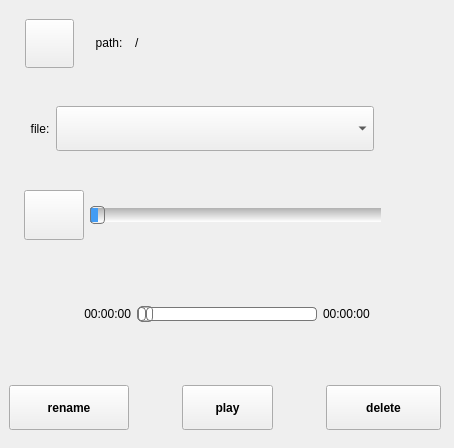
        <widget class="QWidget" name="page_3">
         <layout class="QGridLayout" name="gridLayout_7">
          <property name="leftMargin">
           <number>0</number>
          </property>
          <property name="topMargin">
           <number>0</number>
          </property>
          <property name="rightMargin">
           <number>0</number>
          </property>
          <property name="bottomMargin">
           <number>0</number>
          </property>
          <item row="0" column="0">
           <widget class="QWidget" name="widget" native="true">
            <property name="sizePolicy">
             <sizepolicy hsizetype="Preferred" vsizetype="Preferred">
              <horstretch>0</horstretch>
              <verstretch>0</verstretch>
             </sizepolicy>
            </property>
            <layout class="QGridLayout" name="gridLayout_2" rowstretch="1,3,2,3,2,3,3,2,3,3">
             <property name="leftMargin">
              <number>0</number>
             </property>
             <property name="topMargin">
              <number>0</number>
             </property>
             <property name="rightMargin">
              <number>0</number>
             </property>
             <property name="spacing">
              <number>0</number>
             </property>
             <item row="0" column="0">
              <spacer name="verticalSpacer_12">
               <property name="orientation">
                <enum>Qt::Vertical</enum>
               </property>
               <property name="sizeHint" stdset="0">
                <size>
                 <width>20</width>
                 <height>40</height>
                </size>
               </property>
              </spacer>
             </item>
             <item row="1" column="0">
              <widget class="QWidget" name="widget_6" native="true">
               <layout class="QHBoxLayout" name="horizontalLayout_12" stretch="1,2,2,12,1">
                <property name="leftMargin">
                 <number>0</number>
                </property>
                <property name="topMargin">
                 <number>2</number>
                </property>
                <property name="rightMargin">
                 <number>0</number>
                </property>
                <property name="bottomMargin">
                 <number>0</number>
                </property>
                <item>
                 <spacer name="horizontalSpacer_21">
                  <property name="orientation">
                   <enum>Qt::Horizontal</enum>
                  </property>
                  <property name="sizeHint" stdset="0">
                   <size>
                    <width>39</width>
                    <height>20</height>
                   </size>
                  </property>
                 </spacer>
                </item>
                <item>
                 <widget class="QPushButton" name="choose_btn">
                  <property name="sizePolicy">
                   <sizepolicy hsizetype="Minimum" vsizetype="Minimum">
                    <horstretch>0</horstretch>
                    <verstretch>0</verstretch>
                   </sizepolicy>
                  </property>
                  <property name="minimumSize">
                   <size>
                    <width>0</width>
                    <height>0</height>
                   </size>
                  </property>
                  <property name="text">
                   <string/>
                  </property>
                  <property name="icon">
                   <iconset resource="translation.qrc">
                    <normaloff>:/t507_button_image/open.png</normaloff>:/t507_button_image/open.png</iconset>
                  </property>
                  <property name="iconSize">
                   <size>
                    <width>32</width>
                    <height>32</height>
                   </size>
                  </property>
                 </widget>
                </item>
                <item>
                 <widget class="QLabel" name="label">
                  <property name="sizePolicy">
                   <sizepolicy hsizetype="Minimum" vsizetype="Minimum">
                    <horstretch>0</horstretch>
                    <verstretch>0</verstretch>
                   </sizepolicy>
                  </property>
                  <property name="minimumSize">
                   <size>
                    <width>0</width>
                    <height>40</height>
                   </size>
                  </property>
                  <property name="maximumSize">
                   <size>
                    <width>16777215</width>
                    <height>40</height>
                   </size>
                  </property>
                  <property name="text">
                   <string>path:  </string>
                  </property>
                  <property name="alignment">
                   <set>Qt::AlignRight|Qt::AlignTrailing|Qt::AlignVCenter</set>
                  </property>
                 </widget>
                </item>
                <item>
                 <widget class="QLabel" name="pathname_2">
                  <property name="sizePolicy">
                   <sizepolicy hsizetype="Minimum" vsizetype="Minimum">
                    <horstretch>0</horstretch>
                    <verstretch>0</verstretch>
                   </sizepolicy>
                  </property>
                  <property name="minimumSize">
                   <size>
                    <width>0</width>
                    <height>40</height>
                   </size>
                  </property>
                  <property name="maximumSize">
                   <size>
                    <width>16777215</width>
                    <height>40</height>
                   </size>
                  </property>
                  <property name="layoutDirection">
                   <enum>Qt::LeftToRight</enum>
                  </property>
                  <property name="text">
                   <string>/ </string>
                  </property>
                  <property name="alignment">
                   <set>Qt::AlignLeading|Qt::AlignLeft|Qt::AlignVCenter</set>
                  </property>
                  <property name="margin">
                   <number>5</number>
                  </property>
                 </widget>
                </item>
                <item>
                 <spacer name="horizontalSpacer_22">
                  <property name="orientation">
                   <enum>Qt::Horizontal</enum>
                  </property>
                  <property name="sizeHint" stdset="0">
                   <size>
                    <width>39</width>
                    <height>20</height>
                   </size>
                  </property>
                 </spacer>
                </item>
               </layout>
              </widget>
             </item>
             <item row="2" column="0">
              <spacer name="verticalSpacer_11">
               <property name="orientation">
                <enum>Qt::Vertical</enum>
               </property>
               <property name="sizeHint" stdset="0">
                <size>
                 <width>20</width>
                 <height>40</height>
                </size>
               </property>
              </spacer>
             </item>
             <item row="3" column="0">
              <widget class="QWidget" name="widget_10" native="true">
               <property name="sizePolicy">
                <sizepolicy hsizetype="Minimum" vsizetype="Minimum">
                 <horstretch>0</horstretch>
                 <verstretch>0</verstretch>
                </sizepolicy>
               </property>
               <property name="minimumSize">
                <size>
                 <width>0</width>
                 <height>0</height>
                </size>
               </property>
               <property name="maximumSize">
                <size>
                 <width>16777215</width>
                 <height>16777215</height>
                </size>
               </property>
               <property name="layoutDirection">
                <enum>Qt::LeftToRight</enum>
               </property>
               <layout class="QHBoxLayout" name="horizontalLayout_3" stretch="1,1,12,3">
                <property name="spacing">
                 <number>0</number>
                </property>
                <property name="leftMargin">
                 <number>0</number>
                </property>
                <property name="topMargin">
                 <number>2</number>
                </property>
                <property name="rightMargin">
                 <number>0</number>
                </property>
                <property name="bottomMargin">
                 <number>2</number>
                </property>
                <item>
                 <spacer name="horizontalSpacer_17">
                  <property name="orientation">
                   <enum>Qt::Horizontal</enum>
                  </property>
                  <property name="sizeHint" stdset="0">
                   <size>
                    <width>40</width>
                    <height>20</height>
                   </size>
                  </property>
                 </spacer>
                </item>
                <item>
                 <widget class="QLabel" name="label_2">
                  <property name="sizePolicy">
                   <sizepolicy hsizetype="Minimum" vsizetype="Minimum">
                    <horstretch>0</horstretch>
                    <verstretch>0</verstretch>
                   </sizepolicy>
                  </property>
                  <property name="text">
                   <string> file:  </string>
                  </property>
                  <property name="alignment">
                   <set>Qt::AlignRight|Qt::AlignTrailing|Qt::AlignVCenter</set>
                  </property>
                 </widget>
                </item>
                <item>
                 <widget class="QComboBox" name="combox">
                  <property name="sizePolicy">
                   <sizepolicy hsizetype="Minimum" vsizetype="Minimum">
                    <horstretch>0</horstretch>
                    <verstretch>0</verstretch>
                   </sizepolicy>
                  </property>
                  <property name="minimumSize">
                   <size>
                    <width>0</width>
                    <height>45</height>
                   </size>
                  </property>
                  <property name="maximumSize">
                   <size>
                    <width>16777215</width>
                    <height>45</height>
                   </size>
                  </property>
                  <property name="layoutDirection">
                   <enum>Qt::LeftToRight</enum>
                  </property>
                 </widget>
                </item>
                <item>
                 <spacer name="horizontalSpacer">
                  <property name="orientation">
                   <enum>Qt::Horizontal</enum>
                  </property>
                  <property name="sizeHint" stdset="0">
                   <size>
                    <width>40</width>
                    <height>20</height>
                   </size>
                  </property>
                 </spacer>
                </item>
               </layout>
              </widget>
             </item>
             <item row="4" column="0">
              <spacer name="verticalSpacer_8">
               <property name="orientation">
                <enum>Qt::Vertical</enum>
               </property>
               <property name="sizeHint" stdset="0">
                <size>
                 <width>20</width>
                 <height>40</height>
                </size>
               </property>
              </spacer>
             </item>
             <item row="5" column="0">
              <widget class="QWidget" name="widget_2" native="true">
               <property name="sizePolicy">
                <sizepolicy hsizetype="Preferred" vsizetype="Minimum">
                 <horstretch>0</horstretch>
                 <verstretch>0</verstretch>
                </sizepolicy>
               </property>
               <property name="maximumSize">
                <size>
                 <width>16777215</width>
                 <height>70</height>
                </size>
               </property>
               <layout class="QHBoxLayout" name="horizontalLayout_6" stretch="1,2,12,3">
                <property name="leftMargin">
                 <number>0</number>
                </property>
                <property name="topMargin">
                 <number>2</number>
                </property>
                <property name="rightMargin">
                 <number>0</number>
                </property>
                <property name="bottomMargin">
                 <number>2</number>
                </property>
                <item>
                 <spacer name="horizontalSpacer_18">
                  <property name="orientation">
                   <enum>Qt::Horizontal</enum>
                  </property>
                  <property name="sizeHint" stdset="0">
                   <size>
                    <width>40</width>
                    <height>20</height>
                   </size>
                  </property>
                 </spacer>
                </item>
                <item>
                 <widget class="QPushButton" name="pushButton">
                  <property name="sizePolicy">
                   <sizepolicy hsizetype="Minimum" vsizetype="Minimum">
                    <horstretch>0</horstretch>
                    <verstretch>0</verstretch>
                   </sizepolicy>
                  </property>
                  <property name="minimumSize">
                   <size>
                    <width>60</width>
                    <height>50</height>
                   </size>
                  </property>
                  <property name="maximumSize">
                   <size>
                    <width>16777215</width>
                    <height>16777215</height>
                   </size>
                  </property>
                  <property name="text">
                   <string/>
                  </property>
                  <property name="icon">
                   <iconset resource="translation.qrc">
                    <normaloff>:/t507_button_image/voice/sound.png</normaloff>:/t507_button_image/voice/sound.png</iconset>
                  </property>
                  <property name="iconSize">
                   <size>
                    <width>32</width>
                    <height>32</height>
                   </size>
                  </property>
                 </widget>
                </item>
                <item>
                 <widget class="MySlider" name="Slider_volume">
                  <property name="sizePolicy">
                   <sizepolicy hsizetype="Minimum" vsizetype="Minimum">
                    <horstretch>0</horstretch>
                    <verstretch>0</verstretch>
                   </sizepolicy>
                  </property>
                  <property name="minimumSize">
                   <size>
                    <width>0</width>
                    <height>50</height>
                   </size>
                  </property>
                  <property name="maximumSize">
                   <size>
                    <width>16777215</width>
                    <height>16777215</height>
                   </size>
                  </property>
                  <property name="layoutDirection">
                   <enum>Qt::LeftToRight</enum>
                  </property>
                  <property name="styleSheet">
                   <string notr="true">QSlider
{
    border-style: outset;
    border-radius: 20px;
}
  
QSlider::groove:horizontal
{
  height: 14px;
background: white;  
    background: qlineargradient(x1:0, y1:0, x2:0, y2:1, stop:0 #B1B1B1, stop:1 white);
       margin: 0px 0;                                         
}

QSlider::sub-page:horizontal{                               
 background: qlineargradient(spread:pad, x1:0, y1:1, x2:0, y2:0, stop:0 #439cf3, stop:0.25 #439cf3, stop:0.5 #439cf3, stop:1 #439cf3);                     
}
QSlider::handle:horizontal
{
    background: qlineargradient(x1:0, y1:0, x2:1, y2:1,  
    stop:0 #eee, stop:1 #ccc);  
border: 1px solid #777;  
width: 13px;  
margin-top: -2px;  
margin-bottom: -2px;  
border-radius: 4px;  

}</string>
                  </property>
                  <property name="orientation">
                   <enum>Qt::Horizontal</enum>
                  </property>
                 </widget>
                </item>
                <item>
                 <spacer name="horizontalSpacer_2">
                  <property name="orientation">
                   <enum>Qt::Horizontal</enum>
                  </property>
                  <property name="sizeHint" stdset="0">
                   <size>
                    <width>40</width>
                    <height>20</height>
                   </size>
                  </property>
                 </spacer>
                </item>
               </layout>
              </widget>
             </item>
             <item row="6" column="0">
              <spacer name="verticalSpacer_9">
               <property name="orientation">
                <enum>Qt::Vertical</enum>
               </property>
               <property name="sizeHint" stdset="0">
                <size>
                 <width>20</width>
                 <height>40</height>
                </size>
               </property>
              </spacer>
             </item>
             <item row="7" column="0">
              <widget class="QWidget" name="widget_11" native="true">
               <layout class="QHBoxLayout" name="horizontalLayout_9" stretch="1,4,8,4,1">
                <property name="spacing">
                 <number>6</number>
                </property>
                <property name="leftMargin">
                 <number>0</number>
                </property>
                <property name="topMargin">
                 <number>0</number>
                </property>
                <property name="rightMargin">
                 <number>0</number>
                </property>
                <property name="bottomMargin">
                 <number>0</number>
                </property>
                <item>
                 <spacer name="horizontalSpacer_15">
                  <property name="orientation">
                   <enum>Qt::Horizontal</enum>
                  </property>
                  <property name="sizeHint" stdset="0">
                   <size>
                    <width>40</width>
                    <height>20</height>
                   </size>
                  </property>
                 </spacer>
                </item>
                <item>
                 <widget class="QLabel" name="label_timeend">
                  <property name="sizePolicy">
                   <sizepolicy hsizetype="Minimum" vsizetype="Minimum">
                    <horstretch>0</horstretch>
                    <verstretch>0</verstretch>
                   </sizepolicy>
                  </property>
                  <property name="minimumSize">
                   <size>
                    <width>108</width>
                    <height>40</height>
                   </size>
                  </property>
                  <property name="maximumSize">
                   <size>
                    <width>16777215</width>
                    <height>40</height>
                   </size>
                  </property>
                  <property name="text">
                   <string>00:00:00</string>
                  </property>
                  <property name="alignment">
                   <set>Qt::AlignRight|Qt::AlignTrailing|Qt::AlignVCenter</set>
                  </property>
                 </widget>
                </item>
                <item>
                 <widget class="QSlider" name="Slider_voicelength">
                  <property name="enabled">
                   <bool>false</bool>
                  </property>
                  <property name="sizePolicy">
                   <sizepolicy hsizetype="Minimum" vsizetype="Minimum">
                    <horstretch>0</horstretch>
                    <verstretch>0</verstretch>
                   </sizepolicy>
                  </property>
                  <property name="minimumSize">
                   <size>
                    <width>0</width>
                    <height>40</height>
                   </size>
                  </property>
                  <property name="maximumSize">
                   <size>
                    <width>16777215</width>
                    <height>40</height>
                   </size>
                  </property>
                  <property name="layoutDirection">
                   <enum>Qt::LeftToRight</enum>
                  </property>
                  <property name="styleSheet">
                   <string notr="true">QSlider::groove:horizontal {  
border: 1px solid #bbb;  
background: white;  
height: 12px;  
border-radius: 4px;  
}  
  
QSlider::sub-page:horizontal {  
background: qlineargradient(x1: 0, y1: 0.2, x2: 1, y2: 1,  
    stop: 0 #bbf, stop: 1 #55f);  
border: 1px solid #777;  
height: 10px;  
border-radius: 4px;  
}  
  
QSlider::add-page:horizontal {  
background: #fff;  
border: 1px solid #777;  
height: 10px;  
border-radius: 4px;  
}  
  
QSlider::handle:horizontal {  
background: qlineargradient(x1:0, y1:0, x2:1, y2:1,  
    stop:0 #eee, stop:1 #ccc);  
border: 1px solid #777;  
width: 13px;  
margin-top: -2px;  
margin-bottom: -2px;  
border-radius: 4px;  
}</string>
                  </property>
                  <property name="orientation">
                   <enum>Qt::Horizontal</enum>
                  </property>
                 </widget>
                </item>
                <item>
                 <widget class="QLabel" name="label_timestart">
                  <property name="sizePolicy">
                   <sizepolicy hsizetype="Minimum" vsizetype="Minimum">
                    <horstretch>0</horstretch>
                    <verstretch>0</verstretch>
                   </sizepolicy>
                  </property>
                  <property name="minimumSize">
                   <size>
                    <width>108</width>
                    <height>40</height>
                   </size>
                  </property>
                  <property name="maximumSize">
                   <size>
                    <width>16777215</width>
                    <height>40</height>
                   </size>
                  </property>
                  <property name="text">
                   <string>00:00:00</string>
                  </property>
                 </widget>
                </item>
                <item>
                 <spacer name="horizontalSpacer_16">
                  <property name="orientation">
                   <enum>Qt::Horizontal</enum>
                  </property>
                  <property name="sizeHint" stdset="0">
                   <size>
                    <width>40</width>
                    <height>20</height>
                   </size>
                  </property>
                 </spacer>
                </item>
               </layout>
              </widget>
             </item>
             <item row="8" column="0">
              <spacer name="verticalSpacer_10">
               <property name="orientation">
                <enum>Qt::Vertical</enum>
               </property>
               <property name="sizeHint" stdset="0">
                <size>
                 <width>20</width>
                 <height>40</height>
                </size>
               </property>
              </spacer>
             </item>
             <item row="9" column="0">
              <widget class="QWidget" name="widget_8" native="true">
               <property name="sizePolicy">
                <sizepolicy hsizetype="Minimum" vsizetype="Minimum">
                 <horstretch>0</horstretch>
                 <verstretch>0</verstretch>
                </sizepolicy>
               </property>
               <property name="minimumSize">
                <size>
                 <width>0</width>
                 <height>0</height>
                </size>
               </property>
               <property name="maximumSize">
                <size>
                 <width>16777215</width>
                 <height>16777215</height>
                </size>
               </property>
               <layout class="QHBoxLayout" name="horizontalLayout_2" stretch="7,4,7,4,7,1">
                <property name="spacing">
                 <number>0</number>
                </property>
                <property name="leftMargin">
                 <number>9</number>
                </property>
                <property name="topMargin">
                 <number>0</number>
                </property>
                <property name="rightMargin">
                 <number>0</number>
                </property>
                <property name="bottomMargin">
                 <number>9</number>
                </property>
                <item>
                 <widget class="QPushButton" name="btn_rename">
                  <property name="sizePolicy">
                   <sizepolicy hsizetype="Minimum" vsizetype="Minimum">
                    <horstretch>0</horstretch>
                    <verstretch>0</verstretch>
                   </sizepolicy>
                  </property>
                  <property name="minimumSize">
                   <size>
                    <width>120</width>
                    <height>45</height>
                   </size>
                  </property>
                  <property name="maximumSize">
                   <size>
                    <width>16777215</width>
                    <height>16777215</height>
                   </size>
                  </property>
                  <property name="font">
                   <font>
                    <weight>75</weight>
                    <bold>true</bold>
                   </font>
                  </property>
                  <property name="layoutDirection">
                   <enum>Qt::LeftToRight</enum>
                  </property>
                  <property name="styleSheet">
                   <string notr="true"/>
                  </property>
                  <property name="text">
                   <string>rename</string>
                  </property>
                  <property name="icon">
                   <iconset resource="translation.qrc">
                    <normaloff>:/t507_button_image/cp.png</normaloff>:/t507_button_image/cp.png</iconset>
                  </property>
                  <property name="iconSize">
                   <size>
                    <width>32</width>
                    <height>32</height>
                   </size>
                  </property>
                 </widget>
                </item>
                <item>
                 <spacer name="horizontalSpacer_4">
                  <property name="orientation">
                   <enum>Qt::Horizontal</enum>
                  </property>
                  <property name="sizeHint" stdset="0">
                   <size>
                    <width>40</width>
                    <height>20</height>
                   </size>
                  </property>
                 </spacer>
                </item>
                <item>
                 <widget class="QPushButton" name="btn_paly">
                  <property name="sizePolicy">
                   <sizepolicy hsizetype="Minimum" vsizetype="Minimum">
                    <horstretch>0</horstretch>
                    <verstretch>0</verstretch>
                   </sizepolicy>
                  </property>
                  <property name="minimumSize">
                   <size>
                    <width>90</width>
                    <height>45</height>
                   </size>
                  </property>
                  <property name="maximumSize">
                   <size>
                    <width>16777215</width>
                    <height>16777215</height>
                   </size>
                  </property>
                  <property name="font">
                   <font>
                    <weight>75</weight>
                    <bold>true</bold>
                   </font>
                  </property>
                  <property name="layoutDirection">
                   <enum>Qt::LeftToRight</enum>
                  </property>
                  <property name="styleSheet">
                   <string notr="true"/>
                  </property>
                  <property name="text">
                   <string>play</string>
                  </property>
                  <property name="icon">
                   <iconset resource="translation.qrc">
                    <normaloff>:/t507_button_image/voice/start.png</normaloff>:/t507_button_image/voice/start.png</iconset>
                  </property>
                  <property name="iconSize">
                   <size>
                    <width>32</width>
                    <height>32</height>
                   </size>
                  </property>
                 </widget>
                </item>
                <item>
                 <spacer name="horizontalSpacer_5">
                  <property name="orientation">
                   <enum>Qt::Horizontal</enum>
                  </property>
                  <property name="sizeHint" stdset="0">
                   <size>
                    <width>40</width>
                    <height>20</height>
                   </size>
                  </property>
                 </spacer>
                </item>
                <item>
                 <widget class="QPushButton" name="btn_paly_2">
                  <property name="sizePolicy">
                   <sizepolicy hsizetype="Minimum" vsizetype="Minimum">
                    <horstretch>0</horstretch>
                    <verstretch>0</verstretch>
                   </sizepolicy>
                  </property>
                  <property name="minimumSize">
                   <size>
                    <width>115</width>
                    <height>45</height>
                   </size>
                  </property>
                  <property name="maximumSize">
                   <size>
                    <width>16777215</width>
                    <height>16777215</height>
                   </size>
                  </property>
                  <property name="font">
                   <font>
                    <weight>75</weight>
                    <italic>false</italic>
                    <bold>true</bold>
                   </font>
                  </property>
                  <property name="layoutDirection">
                   <enum>Qt::LeftToRight</enum>
                  </property>
                  <property name="styleSheet">
                   <string notr="true"/>
                  </property>
                  <property name="text">
                   <string>delete</string>
                  </property>
                  <property name="icon">
                   <iconset resource="translation.qrc">
                    <normaloff>:/t507_button_image/del.png</normaloff>:/t507_button_image/del.png</iconset>
                  </property>
                  <property name="iconSize">
                   <size>
                    <width>32</width>
                    <height>32</height>
                   </size>
                  </property>
                 </widget>
                </item>
                <item>
                 <spacer name="horizontalSpacer_14">
                  <property name="orientation">
                   <enum>Qt::Horizontal</enum>
                  </property>
                  <property name="sizeHint" stdset="0">
                   <size>
                    <width>40</width>
                    <height>20</height>
                   </size>
                  </property>
                 </spacer>
                </item>
               </layout>
              </widget>
             </item>
            </layout>
           </widget>
          </item>
         </layout>
        </widget>
